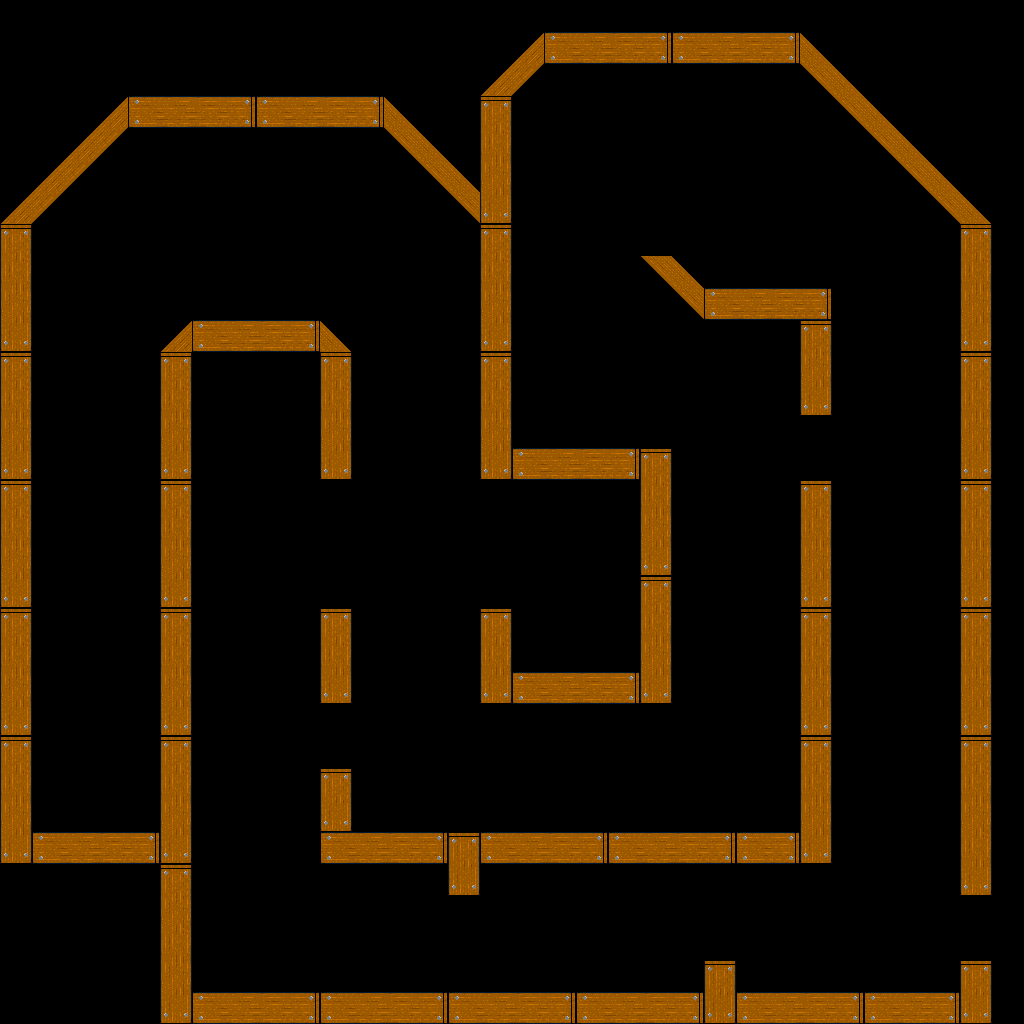

Rendered tile map (Tiled .tmx) drawn with the repository's tilesets; below, a short description and the map source with its tile grids summarised:
An orthogonal 32x32 tile map with 32x32 px tiles, 2 tile layers (background, foreground), 2 tilesets and 118 objects (84x spikes, 24x rope, 8x fan, spawn, exit).

<map version="1.0" tiledversion="1.0.2" orientation="orthogonal" renderorder="right-down" width="32" height="32" tilewidth="32" tileheight="32" nextobjectid="149">
 <tileset firstgid="1" name="basic-tiles" tilewidth="32" tileheight="32" tilecount="256" columns="16">
  <image source="basic-tiles.png" width="512" height="512" />
 </tileset>
 <tileset firstgid="257" name="objects" tilewidth="64" tileheight="64" tilecount="4" columns="0">
  <tile id="1">
   <image width="32" height="64" source="fan_0.png" />
  </tile>
  <tile id="3">
   <image width="32" height="32" source="exit.png" />
  </tile>
  <tile id="4">
   <image width="32" height="32" source="spawn.png" />
  </tile>
  <tile id="5">
   <image width="64" height="7" source="door.png" />
  </tile>
 </tileset>
 <layer name="background" width="32" height="32">
  <data>[1024 cells, 0 non-empty, 0 distinct tile ids]</data>
 </layer>
 <layer name="foreground" width="32" height="32">
  <data>[1024 cells, 220 non-empty, 12 distinct tile ids]</data>
 </layer>
 <objectgroup name="objects">
  <object id="1" type="fan" gid="2147483906" x="128" y="640" width="32" height="64" />
  <object id="14" type="spikes" gid="18" x="768" y="992" width="32" height="32" />
  <object id="15" type="spikes" gid="19" x="480" y="896" width="32" height="32" />
  <object id="20" type="spikes" gid="21" x="32" y="832" width="32" height="32" />
  <object id="24" type="spawn" gid="261" x="80" y="798" width="32" height="32" />
  <object id="35" type="exit" gid="260" x="239.667" y="432.333" width="32" height="32" />
  <object id="36" type="spikes" gid="20" x="128" y="832" width="32" height="32" />
  <object id="37" type="fan" gid="258" x="32" y="384" width="32" height="64" />
  <object id="38" type="spikes" gid="20" x="128" y="800" width="32" height="32" />
  <object id="39" type="spikes" gid="20" x="128" y="768" width="32" height="32" />
  <object id="40" type="spikes" gid="20" x="128" y="736" width="32" height="32" />
  <object id="41" type="spikes" gid="20" x="128" y="704" width="32" height="32" />
  <object id="42" type="rope" gid="99" x="128" y="672" width="32" height="32">
   <properties>
    <property name="group" value="rope-group-5" />
   </properties>
  </object>
  <object id="43" type="rope" gid="83" x="96" y="672" width="32" height="32">
   <properties>
    <property name="group" value="rope-group-5" />
   </properties>
  </object>
  <object id="44" type="rope" gid="83" x="64" y="672" width="32" height="32">
   <properties>
    <property name="group" value="rope-group-5" />
   </properties>
  </object>
  <object id="45" type="rope" gid="82" x="32" y="672" width="32" height="32">
   <properties>
    <property name="group" value="rope-group-5" />
   </properties>
  </object>
  <object id="46" type="spikes" gid="21" x="32" y="800" width="32" height="32" />
  <object id="47" type="spikes" gid="21" x="32" y="768" width="32" height="32" />
  <object id="48" type="spikes" gid="21" x="32" y="736" width="32" height="32" />
  <object id="49" type="spikes" gid="21" x="32" y="704" width="32" height="32" />
  <object id="50" type="spikes" gid="21" x="32" y="544" width="32" height="32" />
  <object id="51" type="spikes" gid="21" x="32" y="512" width="32" height="32" />
  <object id="52" type="spikes" gid="21" x="32" y="608" width="32" height="32" />
  <object id="53" type="spikes" gid="21" x="32" y="576" width="32" height="32" />
  <object id="54" type="spikes" gid="21" x="32" y="640" width="32" height="32" />
  <object id="56" type="spikes" gid="21" x="32" y="480" width="32" height="32" />
  <object id="57" type="rope" gid="83" x="96" y="416" width="32" height="32">
   <properties>
    <property name="group" value="rope-group-4" />
   </properties>
  </object>
  <object id="58" type="rope" gid="82" x="32" y="416" width="32" height="32">
   <properties>
    <property name="group" value="rope-group-4" />
   </properties>
  </object>
  <object id="59" type="rope" gid="99" x="128" y="416" width="32" height="32">
   <properties>
    <property name="group" value="rope-group-4" />
   </properties>
  </object>
  <object id="60" type="rope" gid="83" x="64" y="416" width="32" height="32">
   <properties>
    <property name="group" value="rope-group-4" />
   </properties>
  </object>
  <object id="61" type="spikes" gid="21" x="32" y="448" width="32" height="32" />
  <object id="62" type="spikes" gid="20" x="128" y="480" width="32" height="32" />
  <object id="63" type="spikes" gid="20" x="128" y="448" width="32" height="32" />
  <object id="64" type="spikes" gid="20" x="128" y="576" width="32" height="32" />
  <object id="65" type="spikes" gid="20" x="128" y="544" width="32" height="32" />
  <object id="66" type="spikes" gid="20" x="128" y="512" width="32" height="32" />
  <object id="67" type="fan" gid="258" x="320" y="544" width="32" height="64" />
  <object id="68" type="fan" gid="258" x="320" y="608" width="32" height="64" />
  <object id="69" type="spikes" gid="20" x="608" y="576" width="32" height="32" />
  <object id="70" type="spikes" gid="20" x="608" y="544" width="32" height="32" />
  <object id="71" type="spikes" gid="20" x="608" y="672" width="32" height="32" />
  <object id="72" type="spikes" gid="20" x="608" y="640" width="32" height="32" />
  <object id="73" type="spikes" gid="20" x="608" y="608" width="32" height="32" />
  <object id="74" type="spikes" gid="20" x="608" y="512" width="32" height="32" />
  <object id="75" type="rope" gid="83" x="384" y="480" width="32" height="32">
   <properties>
    <property name="group" value="rope-group-3" />
   </properties>
  </object>
  <object id="76" type="rope" gid="99" x="448" y="480" width="32" height="32">
   <properties>
    <property name="group" value="rope-group-3" />
   </properties>
  </object>
  <object id="77" type="rope" gid="82" x="352" y="480" width="32" height="32">
   <properties>
    <property name="group" value="rope-group-3" />
   </properties>
  </object>
  <object id="78" type="rope" gid="83" x="416" y="480" width="32" height="32">
   <properties>
    <property name="group" value="rope-group-3" />
   </properties>
  </object>
  <object id="79" type="spikes" gid="19" x="160" y="160" width="32" height="32" />
  <object id="80" type="spikes" gid="19" x="224" y="160" width="32" height="32" />
  <object id="81" type="spikes" gid="19" x="256" y="160" width="32" height="32" />
  <object id="82" type="spikes" gid="19" x="320" y="160" width="32" height="32" />
  <object id="83" type="spikes" gid="19" x="192" y="160" width="32" height="32" />
  <object id="84" type="spikes" gid="19" x="288" y="160" width="32" height="32" />
  <object id="85" type="spikes" gid="19" x="352" y="160" width="32" height="32" />
  </objectgroup>
</map>
<!-- 63 of 118 objects omitted -->
